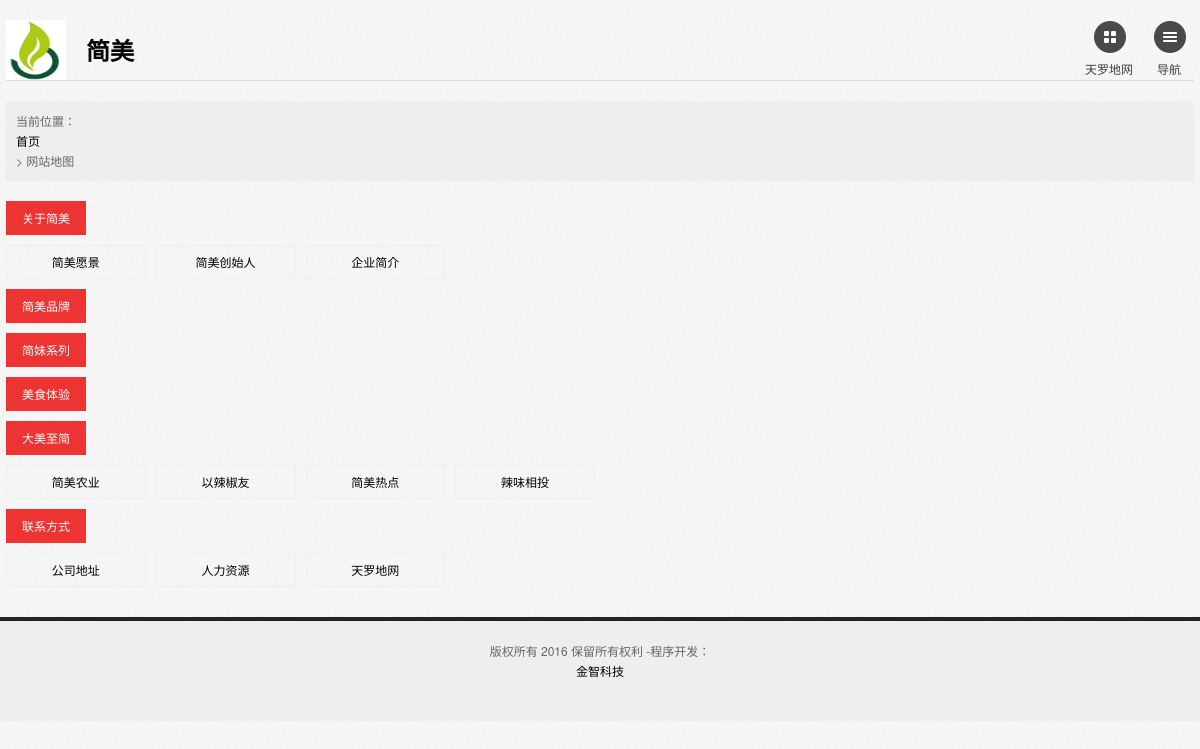
/sitemap.php, run on the app's committed database.
### tables this page shows
CREATE TABLE `cms_template` (
  `id` int(11) NOT NULL AUTO_INCREMENT,
  `t_name` varchar(255) DEFAULT NULL,
  `t_path` varchar(255) DEFAULT NULL,
  `t_logo` varchar(255) DEFAULT NULL,
  PRIMARY KEY (`id`)
);

CREATE TABLE `cms_channel` (
  `id` int(11) unsigned NOT NULL AUTO_INCREMENT,
  `c_name` varchar(255) DEFAULT NULL,
  `c_parent` int(11) DEFAULT NULL,
  `c_level` int(11) DEFAULT NULL,
  `c_main` int(11) DEFAULT NULL,
  `c_ifsub` int(11) DEFAULT NULL,
  `c_sub` longtext,
  `c_cmodel` varchar(255) DEFAULT NULL,
  `c_mcmodel` varchar(255) DEFAULT NULL,
  `c_dmodel` varchar(255) DEFAULT NULL,
  `c_mdmodel` varchar(255) DEFAULT NULL,
  `c_content` longtext,
  `c_scontent` longtext,
  `c_mcontent` longtext,
  `c_mscontent` longtext,
  `c_page` int(11) DEFAULT NULL,
  `c_seoname` varchar(255) DEFAULT NULL,
  `c_keywords` varchar(255) DEFAULT NULL,
  `c_description` varchar(255) DEFAULT NULL,
  `c_nav` int(11) DEFAULT NULL,
  `c_nname` varchar(255) DEFAULT NULL,
  `c_link` varchar(255) DEFAULT NULL,
  `c_sname` varchar(255) DEFAULT NULL,
  `c_aname` varchar(255) DEFAULT NULL,
  `c_cover` varchar(255) DEFAULT NULL,
  `c_target` varchar(255) DEFAULT NULL,
  `c_safe` int(11) DEFAULT NULL,
  `c_order` int(11) DEFAULT NULL,
  PRIMARY KEY (`id`)
);

CREATE TABLE `cms_system` (
  `id` int(11) NOT NULL AUTO_INCREMENT,
  `s_template` varchar(255) DEFAULT NULL,
  `s_mode` int(11) DEFAULT NULL,
  `s_domain` varchar(255) DEFAULT NULL,
  `s_name` varchar(255) DEFAULT NULL,
  `s_seoname` varchar(255) DEFAULT NULL,
  `s_keywords` longtext,
  `s_description` longtext,
  `s_hotkeywords` longtext,
  `s_copyright` longtext,
  `s_mcopyright` longtext,
  `s_feedback` int(11) DEFAULT NULL,
  `s_phone` varchar(255) DEFAULT NULL,
  `s_qq` varchar(255) DEFAULT NULL,
  `s_qrcode` varchar(255) DEFAULT NULL,
  `s_mlogo` varchar(255) DEFAULT NULL,
  PRIMARY KEY (`id`)
);

### system/inc.php (called while the page is built, shortened)
<?php
require_once('config.php');
?>

### sitemap.php (called while the page is built, shortened)
<?php
require_once('system/inc.php');
include($t_path.'sitemap.php');
?>

### template/1/sitemap.php (the view, shortened to what this page needs)
<!DOCTYPE html PUBLIC "-//W3C//DTD XHTML 1.0 Transitional//EN" "http://www.w3.org/TR/xhtml1/DTD/xhtml1-transitional.dtd">
<html xmlns="http://www.w3.org/1999/xhtml">
<head>
<?php include('inc_head.php');?>
</head>
<body>
<?php include ('inc_header.php');?>
<div class="container">
	<div id="current_location">当前位置：<a href="index.php">首页</a> > 网站地图</div>
	<div class="l10">
		<?php
		$result = mysql_query('select * from cms_channel where c_parent = 0 order by c_order asc , id asc ');
		while ($row = mysql_fetch_array($result)){
			echo '<div class="x12"><a class="btn bg-dot mb10" href="'.c_url($row['id']).'">'.$row['c_name'].'</a></div>';
			$results = mysql_query('select * from cms_channel where c_parent = '.$row['id'].' order by c_order asc , id asc ');
			while ($rows = mysql_fetch_array($results)){
				echo '<div class="xx15"><a class="btn mb10 btn-block" href="'.c_url($rows['id']).'">'.$rows['c_name'].'</a></div>';
			}
		}
		?>
	</div>
</div>
<?php include ('inc_footer.php');?>
</body>
</html>

### system/config.php (shortened to what this page needs)
<?php
$result = mysql_query('select * from cms_system where id = 1');
$row = mysql_fetch_array($result);
$system_template = $row['s_template'];
$system_domain = $row['s_domain'];
$system_name = $row['s_name'];
$system_seoname = $row['s_seoname'];
$system_copyright = $row['s_copyright'].'程序开发：<a href="http://www.mukit.net" target="_blank">金智科技</a>';
$result = mysql_query('select * from cms_template where t_path = "'.$system_template.'" ');
if ($row = mysql_fetch_array($result)){
	$system_logo = $row['t_logo'];
}
function c_url($t0){
	return 'channel.php?id='.$t0.'';
}
?>

### template/1/inc_header.php (shortened to what this page needs)
<div id="header">
	<div class="container">
        <div class="header">
    	<a href="<?php echo $system_domain ?>" class="homepage-logo">
        	<img src="<?php echo $system_logo?>" title="<?php echo $system_name.'-'.$system_seoname; ?>" alt=""><span>简美<span>
        </a>
        <a href="channel.php?id=36" class="go-home">天罗地网</a>
        <a href="#" class="go-menu">导航</a>
       </div>
       <div class="decoration"></div>
	</div>
</div>

### template/1/style.css (style rules this page uses)
body { margin:0 0; }
#current_location { background: #EEE; padding: 10px; margin-bottom: 20px; }

### ui/style1.css (style rules this page uses)
body { background-image:url(../images/misc/body-bg.png); background-size:100px 100px; background-repeat:repeat; }
.homepage-logo img { width:60px; margin-left:0px; height: 60px; float:left; }
.homepage-logo span { float:left; font-size: 24px; line-height: 30px; font-weight: bolder; text-decoration: none; padding-top: 15px; padding-left: 10px; }
.header { margin-bottom:20px; }
.go-home { color:#3d3e42; background-image:url(../images/misc/home-button.png); background-size:36px 36px; background-position:8px 0px; background-repeat:no-repeat; position:absolute; right:60px; top:0px; height:50px; width:50px; text-align:center; padding-top:40px; font-family:'Dosis', sans-serif; }
.go-menu { color:#3d3e42; background-image:url(../images/misc/menu-button.png); background-size:36px 36px; background-position:8px 0px; background-repeat:no-repeat; position:absolute; right:0px; top:0px; height:50px; width:50px; text-align:center; padding-top:40px; font-family:'Dosis', sans-serif; }

### ui/framework.css (style rules this page uses)
* { appearance:normal; -webkit-appearance: none; -moz-appearance: none; margin: 0; padding: 0; border: 0; font-size: 100%; vertical-align: baseline; outline: none; font-size-adjust: none; -webkit-text-size-adjust: none; -moz-text-size-adjust: none; -ms-text-size-adjust: none; }
*,*:after,*:before { -webkit-box-sizing: border-box; -moz-box-sizing: border-box; box-sizing: border-box; padding: 0; margin: 0; }
body { margin: 0; padding: 0; }
div, a, p, img, blockquote, form, fieldset, textarea, input, label, iframe, code, pre { display: block; position:relative; }
a > span { display: inline; }
a { text-decoration: none; }
body { font-family:'Open Sans', sans-serif; color:#666; font-size:12px; line-height:20px; }
a { color:#000101; }
.container { margin-bottom:20px; }
.decoration { height:1px; background-color:rgba(0,0,0,0.1); margin-bottom:20px; display:block; clear:both; }

### data on the page
cms_template: t_logo (picture)
cms_channel: c_name "关于简美"
cms_channel: c_name "简美愿景"
cms_channel: c_name "简美创始人"
cms_channel: c_name "企业简介"
cms_channel: c_name "简美品牌"
cms_channel: c_name "简妹系列"
cms_channel: c_name "美食体验"
cms_channel: c_name "大美至简"
cms_channel: c_name "简美农业"
cms_channel: c_name "以辣椒友"
cms_channel: c_name "简美热点"
cms_channel: c_name "辣味相投"
cms_channel: c_name "联系方式"
cms_channel: c_name "公司地址"
cms_channel: c_name "人力资源"
cms_channel: c_name "天罗地网"
cms_system: s_copyright "版权所有 2016 保留所有权利 -"
